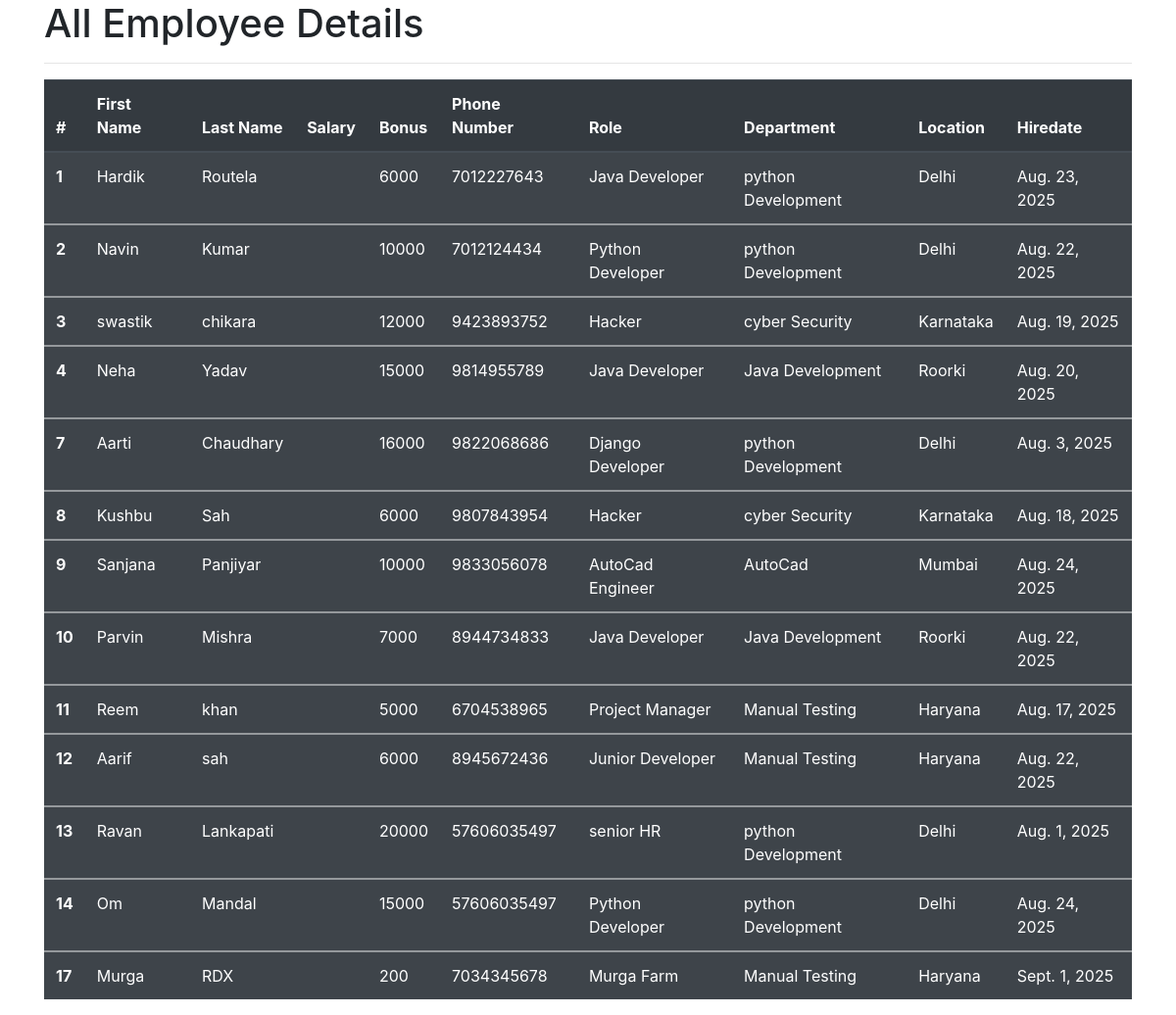
The app's page /all_emp with its own data.
### emp_app/models.py (models this page shows, shortened)
class Employee(models.Model):
    first_name=models.CharField(max_length=100,null=False)
    last_name=models.CharField(max_length=100)
    dept=models.ForeignKey(Department,on_delete=models.CASCADE)
    salary=models.IntegerField(default=0)
    bonus=models.IntegerField(default=0)
    role=models.ForeignKey(Role,on_delete=models.CASCADE)
    phone=models.IntegerField(default=0)
    hire_date=models.DateField()
    def __str__(self):
        return "%s %s %s"%(self.first_name,self.last_name,self.phone)

class Role(models.Model):
    name=models.CharField(max_length=100,null=False)

class Department(models.Model):
    name=models.CharField(max_length=100,null=False)
    location=models.CharField(max_length=100)

### emp_app/views.py (the view)
# urls.py: path("all_emp",views.all_emp,name="all_emp"),
def all_emp(request):
    emps=Employee.objects.all()
    context={
        'emps':emps
    }
    print(context)
    return render(request, "view_all_emp.html",context)

### emp_app/templates/view_all_emp.html (shortened to what this page needs)
<!DOCTYPE html>
<html lang="en">
<head>
    <link rel="stylesheet" href="https://cdn.jsdelivr.net/npm/bootstrap@4.3.1/dist/css/bootstrap.min.css">
</head>
  <body>
    <div class="container">
       <h1>All Employee Details</h1>
       <hr>
       <table class="table table-striped table-dark">
     <thead>
      <tr>
       <th scope="col">#</th>
       <th scope="col">First Name</th>
       <th scope="col">Last Name</th>
       <th scope="col">Salary</th>
       <th scope="col">Bonus</th>
       <th scope="col">Phone Number</th>
       <th scope="col">Role</th>
       <th scope="col">Department</th>
       <th scope="col">Location</th>
       <th scope="col">Hiredate</th>
      </tr>
     </thead>
        {% for emp in emps %}
     <tbody>
      <tr>
        <th scope="row">{{emp.id}}</th>
        <td>{{emp.first_name}}</td>
        <td>{{emp.last_name}}</td>
        <td>{{emp.Salary}}</td>
        <td>{{emp.bonus}}</td>
        <td>{{emp.phone}}</td>
        <td>{{emp.role.name}}</td>
        <td>{{emp.dept.name}}</td>
        <td>{{emp.dept.location}}</td>
        <td>{{emp.hire_date}}</td>
      </tr>
     </tbody>
        {% endfor %}
     </table>
   </div>
  </body>
</html>

### records on screen
Employee: id "1", first_name "Hardik", last_name "Routela", bonus "6000", phone "7012227643", role.name "Java Developer", dept.name "python Development", dept.location "Delhi", hire_date "Aug. 23, 2025"
Employee: id "2", first_name "Navin", last_name "Kumar", bonus "10000", phone "7012124434", role.name "Python Developer", dept.name "python Development", dept.location "Delhi", hire_date "Aug. 22, 2025"
Employee: id "3", first_name "swastik", last_name "chikara", bonus "12000", phone "9423893752", role.name "Hacker", dept.name "cyber Security", dept.location "Karnataka", hire_date "Aug. 19, 2025"
Employee: id "4", first_name "Neha", last_name "Yadav", bonus "15000", phone "9814955789", role.name "Java Developer", dept.name "Java Development", dept.location "Roorki", hire_date "Aug. 20, 2025"
Employee: id "7", first_name "Aarti", last_name "Chaudhary", bonus "16000", phone "9822068686", role.name "Django Developer", dept.name "python Development", dept.location "Delhi", hire_date "Aug. 3, 2025"
Employee: id "8", first_name "Kushbu", last_name "Sah", bonus "6000", phone "9807843954", role.name "Hacker", dept.name "cyber Security", dept.location "Karnataka", hire_date "Aug. 18, 2025"
Employee: id "9", first_name "Sanjana", last_name "Panjiyar", bonus "10000", phone "9833056078", role.name "AutoCad Engineer", dept.name "AutoCad", dept.location "Mumbai", hire_date "Aug. 24, 2025"
Employee: id "10", first_name "Parvin", last_name "Mishra", bonus "7000", phone "8944734833", role.name "Java Developer", dept.name "Java Development", dept.location "Roorki", hire_date "Aug. 22, 2025"
Employee: id "11", first_name "Reem", last_name "khan", bonus "5000", phone "6704538965", role.name "Project Manager", dept.name "Manual Testing", dept.location "Haryana", hire_date "Aug. 17, 2025"
Employee: id "12", first_name "Aarif", last_name "sah", bonus "6000", phone "8945672436", role.name "Junior Developer", dept.name "Manual Testing", dept.location "Haryana", hire_date "Aug. 22, 2025"
Employee: id "13", first_name "Ravan", last_name "Lankapati", bonus "20000", phone "57606035497", role.name "senior HR", dept.name "python Development", dept.location "Delhi", hire_date "Aug. 1, 2025"
Employee: id "14", first_name "Om", last_name "Mandal", bonus "15000", phone "57606035497", role.name "Python Developer", dept.name "python Development", dept.location "Delhi", hire_date "Aug. 24, 2025"
Employee: id "17", first_name "Murga", last_name "RDX", bonus "200", phone "7034345678", role.name "Murga Farm", dept.name "Manual Testing", dept.location "Haryana", hire_date "Sept. 1, 2025"
